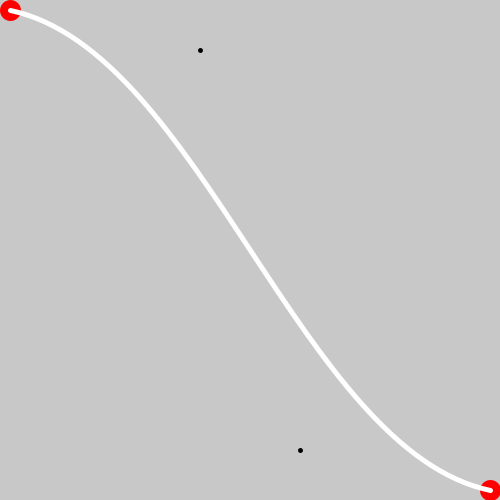
Frame 1 (no input)
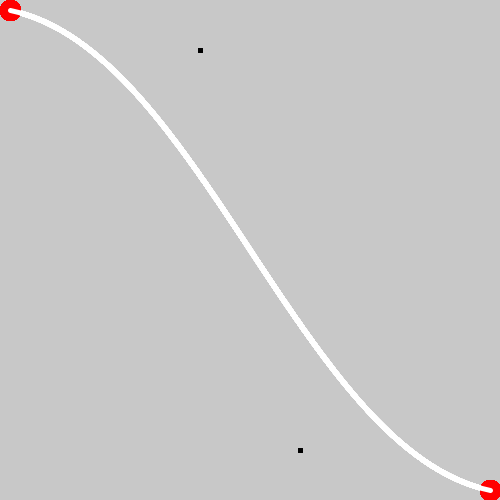
Frame 60 (the mouse pressed at the canvas centre just before this capture)
Frame 120 (the mouse held since frame 60 and released just before this capture): identical to frame 60, image omitted

The Processing sketch that drew these frames (run headless with seeded random() and noise(); from frame 60 on, the mouse is pressed at the canvas centre):

// Processing sketch: aab_draw_bezier
// ── aab_draw_bezier.pde
void setup() {
  size(500, 500);  
  background(200);
  smooth();
}

void draw() {
  noFill();
  
  int x1=10;
  int y1=10;
  int x2=width-10;
  int y2=height-10;
  stroke(255,0,0);
  strokeWeight(21);
  point(x1,y1);
  point(x2,y2);
  stroke(255);
  strokeWeight(5);
  bezier(x1,y1,200,50,300,450,x2,y2);
  stroke(0);
  point(200,50);
  point(300,450);
}
